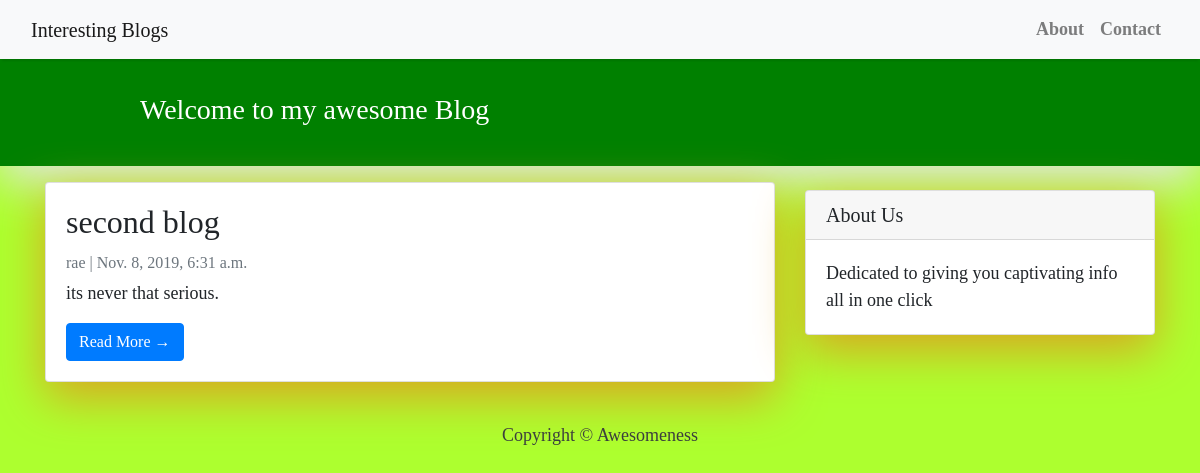
Before: / with the older database file.
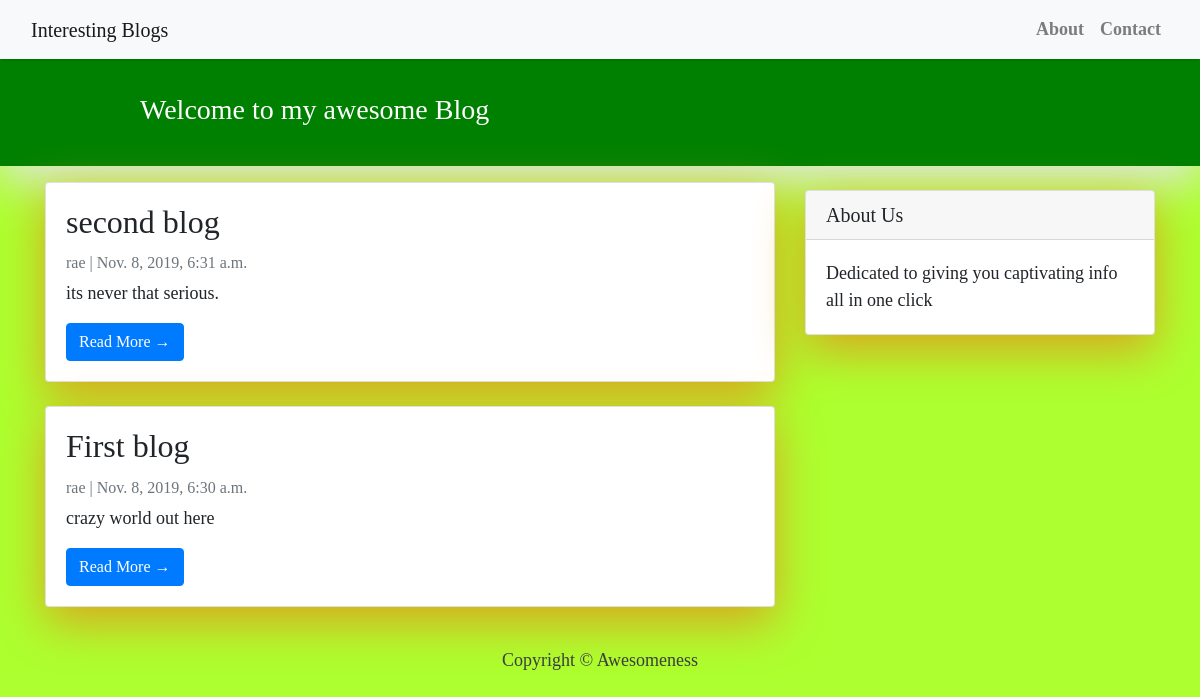
After: the same page with the newer database file.
### Blog/models.py (models this page shows, shortened)
class Post(models.Model):
    blog_title = models.CharField(max_length = 200, unique = True)
    slug = models.SlugField(max_length = 200, unique = True)
    blog_author =models.ForeignKey(User, on_delete = models.CASCADE, related_name = 'blog_post')
    created_on = models.DateTimeField(auto_now_add = True)
    updated_on = models.DateTimeField(auto_now = True)
    blog_content = models.TextField()
    status = models.IntegerField(choices = STATUS, default = 0)
    class Meta:
        ordering = [ 'blog_author', '-created_on' ]

### Blog/views.py (the view)
# urls.py: path('', Postlist.as_view(), name = 'home'),
class Postlist(generic.ListView):
    model = Post
    queryset = Post.objects.filter(status=1)
    template_name = "Blog/index.html"

### Blog/templates/Blog/index.html (shortened to what this page needs)
{% extends "Blog/base.html" %}
{% block content %}
<header class="masthead">
    <div class="container">
        <div class="row">
            <div class=" col-md-8 col-md-10 mx-auto">
                <div class="site-heading">
                    <h3 class=" site-heading my-4 mt-3 text-white"> Welcome to my awesome Blog </h3>
                </div>
            </div>
        </div>
    </div>
</header>
<div class="container">
    <div class="row">
        <div class="col-md-8 mt-3 left">
            {% for post in post_list %}
            <div class="card mb-4">
                <div class="card-body">
                    <h2 class="card-title">{{ post.blog_title }}</h2>
                    <p class="card-text text-muted h6">{{ post.blog_author }} | {{ post.created_on}} </p>
                    <p class="card-text">{{post.blog_content|slice:":200" }}</p>
                    <a href="{% url 'post_detail' post.slug  %}" class="btn btn-primary">Read More &rarr;</a>
                </div>
            </div>
            {% endfor %}
        </div>
        {% block sidebar %} {% include 'Blog/sidebar.html' %} {% endblock sidebar %}
    </div>
</div>
{%endblock%}

Changed rows visible on the page:
now on this page (row edited): Post: blog_title "First blog", blog_author "rae", created_on "Nov. 8, 2019, 6:30 a.m.", blog_content "crazy world out here"
